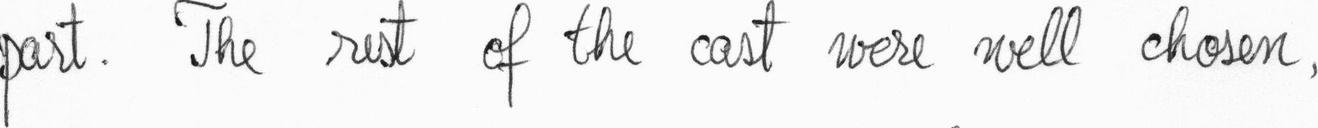
#> input picture dataset/input_images/sample_01.png, 1318 x 128 px; its folder holds only this picture in this run
$ python -i image_utils.py   (imports and definitions only)
#> lines starting #> are read from the running program, lines starting #| are printed output that depends on the picture; after the words box and inside, x2 and y2 are one past the last pixel; in counts of white or black regions, pixels touching at a corner belong together
#> further down, picture is the input picture: shape (128, 1318, 3); min 0, max 255, mean 239.1
"""Image Preprocessing Utilities for Handwritten Text OCR.

This module provides image transformation functions using OpenCV and NumPy,
designed to optimize contrast, remove noise, and prepare handwritten notes
for deep-learning OCR inference.
"""

import base64
import cv2
import numpy as np
from PIL import Image
import io
from typing import Tuple, Optional, Union


def load_image(source: Union[str, bytes, np.ndarray, Image.Image]) -> np.ndarray:
    """Loads an image from multiple possible source types into a BGR NumPy array.

    Args:
        source: File path (str), raw image bytes (bytes), PIL Image, or NumPy array.

    Returns:
        np.ndarray: BGR image matrix.

    Raises:
        ValueError: If source is invalid or image decoding fails.
    """
    if isinstance(source, np.ndarray):
        # Already a numpy array; ensure 3 channels if colored
        if len(source.shape) == 2:
            return cv2.cvtColor(source, cv2.COLOR_GRAY2BGR)
        return source

    if isinstance(source, Image.Image):
        # Convert PIL Image to RGB NumPy array, then to BGR for OpenCV
        rgb_array = np.array(source.convert("RGB"))
        return cv2.cvtColor(rgb_array, cv2.COLOR_RGB2BGR)

    if isinstance(source, bytes):
        # Decode in-memory byte buffer
        nparr = np.frombuffer(source, np.uint8)
        img = cv2.imdecode(nparr, cv2.IMREAD_COLOR)
        if img is None:
            raise ValueError("Failed to decode image from byte buffer.")
        return img

    if isinstance(source, str):
        # Read from disk path
        img = cv2.imread(source, cv2.IMREAD_COLOR)
        if img is None:
            raise ValueError(f"Could not read image from path: {source}")
        return img

    raise ValueError(f"Unsupported image source type: {type(source)}")


def to_grayscale(image: np.ndarray) -> np.ndarray:
    """Converts a BGR image to single-channel 8-bit grayscale.

    Args:
        image: BGR image matrix.

    Returns:
        np.ndarray: Grayscale image.
    """
    if len(image.shape) == 2:
        return image
    return cv2.cvtColor(image, cv2.COLOR_BGR2GRAY)


def resize_for_ocr(
    image: np.ndarray, min_height: int = 400, max_dimension: int = 2200
) -> np.ndarray:
    """Resizes image to an optimal resolution range for OCR text detection.

    Handwritten strokes that are too small blur together; images that are
    excessively large consume memory and slow down detection without accuracy gains.

    Args:
        image: Input image (grayscale or BGR).
        min_height: Minimum pixel height to upscale small crops.
        max_dimension: Maximum dimension (width or height) to downscale huge images.

    Returns:
        np.ndarray: Rescaled image.
    """
#> called with min_height = 400, max_dimension = 2200
    h, w = image.shape[:2]
#> h = 128; w = 1318

    # Upscale if image is too small
    if h < min_height:
        scale = min_height / float(h)
#> scale = 3.12
        new_w = int(w * scale)
#> new_w = 4118
        return cv2.resize(image, (new_w, min_height), interpolation=cv2.INTER_CUBIC)

    # Downscale if larger than maximum dimension
    longest = max(h, w)
    if longest > max_dimension:
        scale = max_dimension / float(longest)
        new_w = int(w * scale)
        new_h = int(h * scale)
        return cv2.resize(image, (new_w, new_h), interpolation=cv2.INTER_AREA)

    return image


def apply_clahe(
    gray: np.ndarray, clip_limit: float = 2.0, tile_grid_size: Tuple[int, int] = (8, 8)
) -> np.ndarray:
    """Applies Contrast Limited Adaptive Histogram Equalization (CLAHE).

    Unlike global histogram equalization, CLAHE operates on small contextual regions
    (tiles) to boost local contrast of ink strokes without amplifying global background
    shadows or lighting gradients.

    Args:
        gray: Single-channel grayscale image.
        clip_limit: Threshold for contrast limiting.
        tile_grid_size: Grid dimensions for localized histogram equalization.

    Returns:
        np.ndarray: Contrast-enhanced grayscale image.
    """
    clahe = cv2.createCLAHE(clipLimit=clip_limit, tileGridSize=tile_grid_size)
    return clahe.apply(gray)


def reduce_noise(gray: np.ndarray, method: str = "bilateral") -> np.ndarray:
    """Reduces high-frequency background noise while preserving handwritten edges.

    Args:
        gray: Single-channel grayscale image.
        method: 'bilateral' (edge-preserving) or 'gaussian'.

    Returns:
        np.ndarray: Denoised grayscale image.
    """
#> called with method = 'bilateral'
    if method == "bilateral":
        # Bilateral filter keeps sharp ink boundaries while smoothing paper texture
        return cv2.bilateralFilter(gray, d=7, sigmaColor=50, sigmaSpace=50)
    elif method == "gaussian":
        return cv2.GaussianBlur(gray, (5, 5), 0)
    return gray


# [27 lines left out: function binarize, not called in this run]


def detect_ruled_lines(gray: np.ndarray) -> bool:
    """Detects whether an image contains prominent horizontal notebook ruling lines.

    Notebook paper contains continuous horizontal lines that can be amplified into
    black stroke-slicing artifacts if local contrast equalization (CLAHE) is applied.

    Args:
        gray: Single-channel 8-bit grayscale image.

    Returns:
        bool: True if horizontal ruling lines are detected, False otherwise.
    """
    h, w = gray.shape[:2]
#> h = 400; w = 4118
    # Local adaptive threshold to extract thin dark structures
    thresh = cv2.adaptiveThreshold(
        gray, 255, cv2.ADAPTIVE_THRESH_GAUSSIAN_C, cv2.THRESH_BINARY_INV, 15, 4
    )
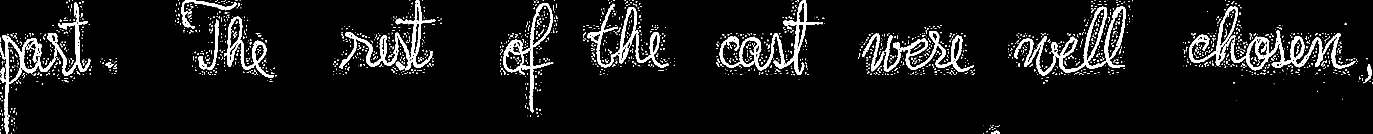
#> thresh: shape (400, 4118) (shown at 1/3 size); 6.7% white; 2037 white regions (1850 under 20 px), largest, box (x1, y1, x2, y2) and area: (0, 7, 271, 400) 11859, (3692, 91, 4066, 211) 9964, (2159, 0, 2469, 225) 9948
    # Horizontal morphological kernel looking for continuous horizontal segments
    kernel_len = max(20, w // 25)
#> kernel_len = 164
    horizontal_kernel = cv2.getStructuringElement(cv2.MORPH_RECT, (kernel_len, 1))
    detected_lines = cv2.morphologyEx(thresh, cv2.MORPH_OPEN, horizontal_kernel, iterations=1)
#> detected_lines: shape (400, 4118); every value is 0
    line_pixels = int(np.sum(detected_lines > 0))
#> line_pixels = 0
    line_density = line_pixels / float(h * w)
#> line_density = 0
    return line_density > 0.015 or line_pixels > 800


def preprocess_image(
    source: Union[str, bytes, np.ndarray, Image.Image],
    pipeline_mode: str = "enhanced_grayscale",
) -> Tuple[np.ndarray, np.ndarray]:
    """Complete image preprocessing pipeline for handwritten text extraction.

    Args:
        source: Image path, bytes, PIL Image, or NumPy array.
        pipeline_mode:
            - 'enhanced_grayscale' (Recommended for EasyOCR): Grayscale + CLAHE + Bilateral Denoising.
            - 'otsu_binarized': Grayscale + Denoising + Otsu Thresholding.
            - 'adaptive_binarized': Grayscale + Denoising + Adaptive Gaussian Thresholding.
            - 'raw': No transformation beyond standard color loading.

    Returns:
        Tuple[np.ndarray, np.ndarray]: (original_bgr_image, processed_image)
    """
    original = load_image(source)
    resized = resize_for_ocr(original)

    if pipeline_mode == "raw":
        return original, resized

    # Step 1: Grayscale conversion
    gray = to_grayscale(resized)

    if pipeline_mode == "enhanced_grayscale":
        # Step 2: Edge-preserving noise filtration
        denoised = reduce_noise(gray, method="bilateral")

        # Step 3: Document-aware contrast handling
        if detect_ruled_lines(gray):
            # For ruled notebook paper: Avoid CLAHE because it amplifies faint blue/gray lines
            # into thick black bars that slice through handwritten letters.
            # Denoised grayscale preserves the natural contrast between dark ink and faint lines.
            return original, denoised
        else:
            # For plain unlined paper (e.g. IAM benchmark scans): Apply gentle CLAHE
            # with 16x16 contextual tiles to lift faded vintage ink without stroke halos.
            processed = apply_clahe(denoised, clip_limit=1.5, tile_grid_size=(16, 16))
#> in apply_clahe, `return clahe.apply(gray)`:
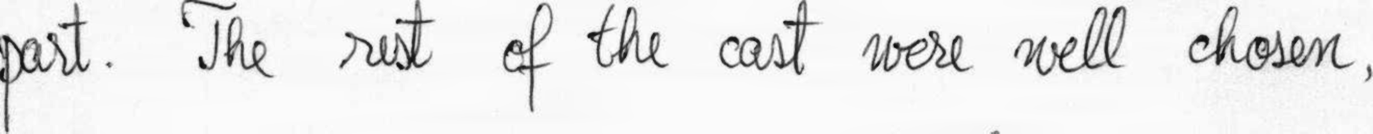
#> returned value: shape (400, 4118) (shown at 1/3 size); min 6, max 255, mean 235.2
            return original, processed

    elif pipeline_mode == "otsu_binarized":
        denoised = reduce_noise(gray, method="gaussian")
        processed = binarize(denoised, method="otsu")
        return original, processed

    elif pipeline_mode == "adaptive_binarized":
        denoised = reduce_noise(gray, method="gaussian")
        processed = binarize(denoised, method="adaptive")
        return original, processed

    # Default fallback
    return original, gray


# [16 lines left out: function image_to_base64, not called in this run]

>>> import cv2
>>> picture = cv2.cvtColor(cv2.imread('../dataset/input_images/sample_01.png'), cv2.COLOR_BGR2RGB)
>>> result = preprocess_image(picture)

$ run again, on dataset/input_images/sample_02.png
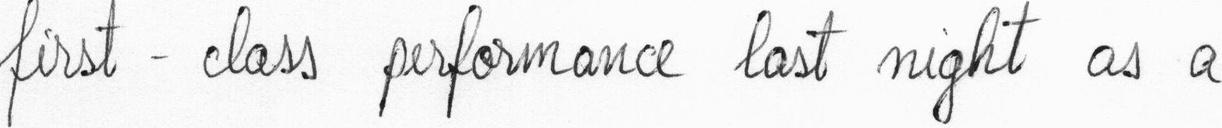
#> input picture dataset/input_images/sample_02.png, 1222 x 128 px
#> picture is the input picture: shape (128, 1222, 3); min 2, max 255, mean 235.8
#> in detect_ruled_lines, `thresh = cv2.adaptiveThreshold( gray, 255, cv2.ADAPTIVE_THRESH_GAUSSIA..`:
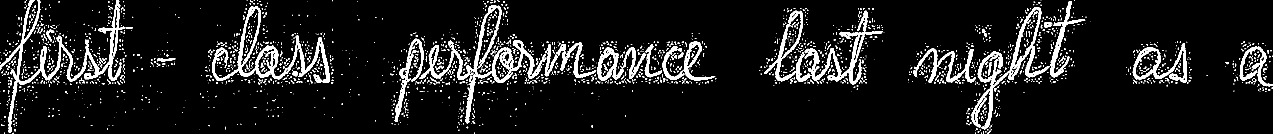
#> thresh: shape (400, 3818) (shown at 1/3 size); 8.1% white; 2587 white regions (2254 under 20 px), largest, box (x1, y1, x2, y2) and area: (0, 0, 376, 397) 14160, (636, 18, 990, 249) 12418, (2915, 21, 3148, 389) 10536
#> detected_lines: shape (400, 3818); every value is 0
#> line_pixels = 0
#> in apply_clahe, `return clahe.apply(gray)`:
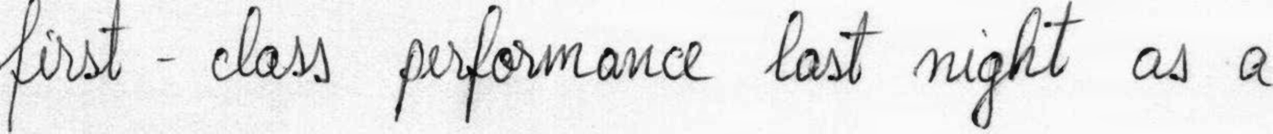
#> returned value: shape (400, 3818) (shown at 1/3 size); min 7, max 255, mean 230.1

$ run again, on dataset/input_images/sample_03.png
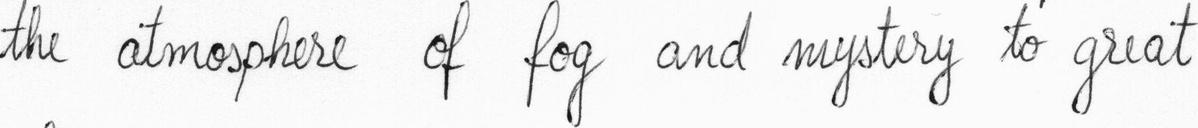
#> input picture dataset/input_images/sample_03.png, 1198 x 128 px
#> picture is the input picture: shape (128, 1198, 3); min 4, max 255, mean 237.4
#> in detect_ruled_lines, `thresh = cv2.adaptiveThreshold( gray, 255, cv2.ADAPTIVE_THRESH_GAUSSIA..`:
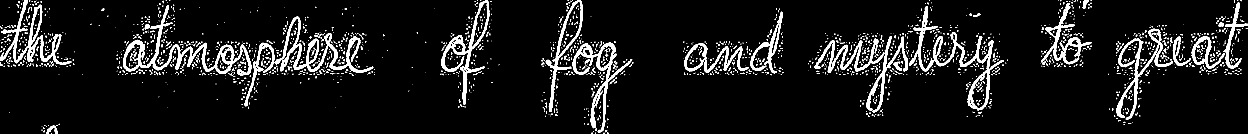
#> thresh: shape (400, 3743) (shown at 1/3 size); 7.4% white; 2241 white regions (1998 under 20 px), largest, box (x1, y1, x2, y2) and area: (369, 15, 755, 228) 10578, (2727, 19, 3012, 331) 9494, (824, 50, 1120, 219) 8398
#> detected_lines: shape (400, 3743); every value is 0
#> line_pixels = 0
#> in apply_clahe, `return clahe.apply(gray)`:
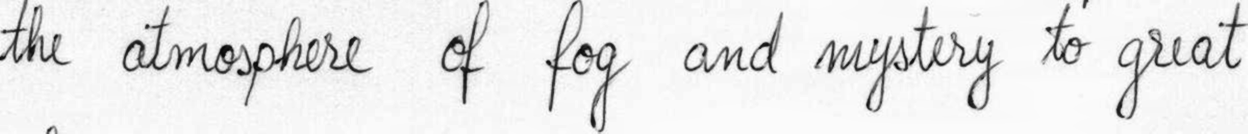
#> returned value: shape (400, 3743) (shown at 1/3 size); min 4, max 255, mean 232.4
